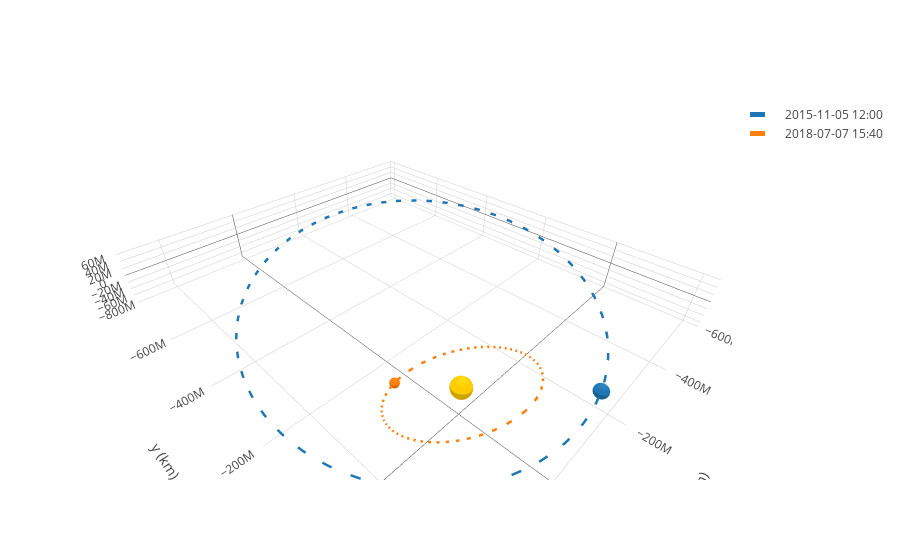

Source (notebook cell):
### Code cell
frame = OrbitPlotter3D()

frame.plot(churi)
frame.plot(Orbit.from_body_ephem(Earth))

frame.show()
